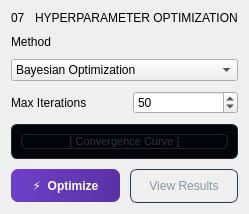
           <widget class="QFrame" name="panelCard7">
            <layout class="QVBoxLayout" name="hyperParamLayout">
             <property name="contentsMargins"><rect><x>16</x><y>14</y><width>16</width><height>14</height></rect></property>
             <property name="spacing"><number>10</number></property>
             <item>
              <layout class="QHBoxLayout">
               <item><widget class="QLabel" name="panelIndex7"><property name="text"><string>07</string></property></widget></item>
               <item><widget class="QLabel" name="panelTitle7"><property name="text"><string>HYPERPARAMETER OPTIMIZATION</string></property></widget></item>
              </layout>
             </item>
             <item>
              <widget class="QLabel" name="configKey"><property name="text"><string>Method</string></property></widget>
             </item>
             <item>
              <widget class="QComboBox" name="hpoMethodCombo">
               <item><property name="text"><string>Bayesian Optimization</string></property></item>
               <item><property name="text"><string>Random Search</string></property></item>
               <item><property name="text"><string>Grid Search</string></property></item>
               <item><property name="text"><string>Optuna (TPE)</string></property></item>
              </widget>
             </item>
             <item>
              <layout class="QHBoxLayout">
               <item><widget class="QLabel" name="configKey"><property name="text"><string>Max Iterations</string></property></widget></item>
               <item><spacer><property name="orientation"><enum>Qt::Horizontal</enum></property></spacer></item>
               <item>
                <widget class="QSpinBox" name="maxIterSpin">
                 <property name="minimum"><number>10</number></property>
                 <property name="maximum"><number>500</number></property>
                 <property name="value"><number>50</number></property>
                </widget>
               </item>
              </layout>
             </item>
             <!-- HPO Convergence placeholder -->
             <item>
              <widget class="QFrame">
               <property name="styleSheet"><string>background:#010409;border:1px solid #21262d;border-radius:6px;</string></property>
               <property name="minimumHeight"><number>100</number></property>
               <layout class="QVBoxLayout">
                <item>
                 <widget class="QLabel">
                  <property name="text"><string>[ Convergence Curve ]</string></property>
                  <property name="alignment"><set>AlignCenter</set></property>
                  <property name="styleSheet"><string>color:#30363d;font-size:11px;</string></property>
                 </widget>
                </item>
               </layout>
              </widget>
             </item>
             <item>
              <layout class="QHBoxLayout">
               <item>
                <widget class="QPushButton" name="btnOptimize">
                 <property name="text"><string>⚡  Optimize</string></property>
                 <property name="styleSheet">
                  <string>
background: qlineargradient(x1:0,y1:0,x2:1,y2:0,stop:0 #6e40c9,stop:1 #5a32a3);
border:none;border-radius:7px;color:#fff;padding:9px 0;font-size:12px;font-weight:600;
                  </string>
                 </property>
                 <property name="cursor"><cursorShape>PointingHandCursor</cursorShape></property>
                </widget>
               </item>
               <item>
                <widget class="QPushButton">
                 <property name="text"><string>View Results</string></property>
                 <property name="styleSheet"><string>background:transparent;border:1px solid #30363d;border-radius:7px;color:#8b949e;padding:9px 14px;font-size:12px;</string></property>
                 <property name="cursor"><cursorShape>PointingHandCursor</cursorShape></property>
                </widget>
               </item>
              </layout>
             </item>
            </layout>
           </widget>
